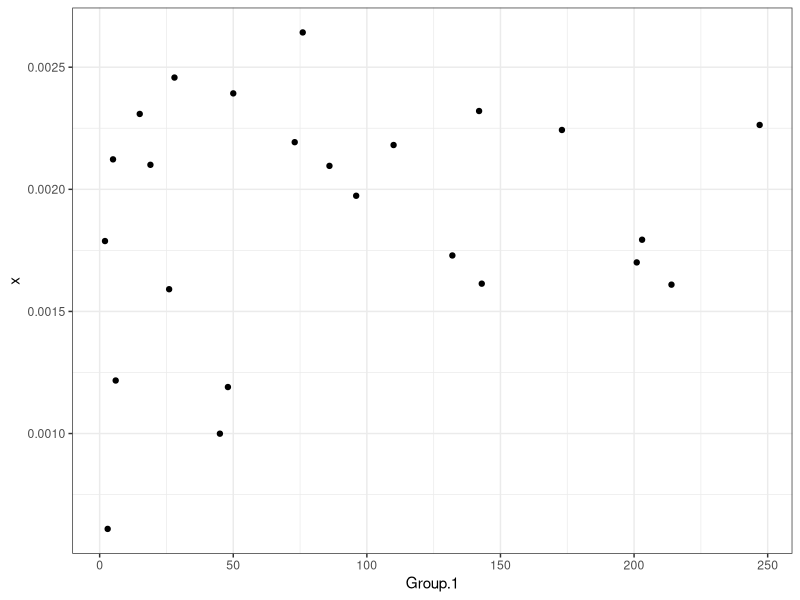

R code for this plot: (Note: this script raises an error after producing the figure.)
## ---- chunk 1
library(chron)

females = read.csv("MA_Exer_PikesPeak_Females.txt",sep = "\t",fill=TRUE)
males = read.csv("MA_Exer_PikesPeak_Males.txt",sep = "\t",fill=TRUE)

#clean up female gun times
females$Hometown = ifelse(!(substring(females$Gun.Tim, 1,1) %in% c(0:9)), paste0(females$Hometown, substring(females$Gun.Tim, 1,1)),females$Hometown)
females$Gun.Tim = ifelse(!(substring(females$Gun.Tim, 1,1) %in% c(0:9)), trimws(substring(females$Gun.Tim, 2,nchar(females$Gun.Tim))),females$Gun.Tim)

#combine data
females$Gender = "Female"
males$Gender = "Male"
runners = rbind(females, males)

# clean up net times
runners$Net.Tim = trimws(runners$Net.Tim)
runners$Net.Tim = ifelse(!(substring(runners$Net.Tim, nchar(runners$Net.Tim),nchar(runners$Net.Tim)) %in% c(0:9)), substring(runners$Net.Tim, 1,nchar(runners$Net.Tim)-1),runners$Net.Tim)
runners$Net.Tim = times(ifelse(nchar(runners$Net.Tim) < 7, paste0("00:",runners$Net.Tim), paste0("0",runners$Net.Tim)))

#clean up gun times
runners$Gun.Tim = times(ifelse(nchar(runners$Gun.Tim) < 7, paste0("00:",runners$Gun.Tim), paste0("0",runners$Gun.Tim)))

#clean up pace times
runners$Pace = times(ifelse(nchar(runners$Pace) < 5, paste0("00:0",runners$Pace), paste0("00:",runners$Pace)))

#calculate division
#runners$Division = sub(".*/", "", runners$Div.Tot) 
#apparently Div.Tot is wildly inaccurate, so calculate it based on the age instead
calc_division = function(age, gender) {
  if (is.na(age) || age < 1 || age == "" || age == "NA") {return(NA)}
  if (age <= 14) {return(paste0(gender,"0-14"))}
  if (age <= 19) {return(paste0(gender,"15-19"))}
  return(paste0(gender, substr(age, 1, 1), "0-", substr(age, 1, 1), "9"))
}
runners[runners$Gender == "Female",]$Division = sapply(runners[runners$Gender == "Female",]$Ag, calc_division, "F")
runners[runners$Gender == "Male",]$Division = sapply(runners[runners$Gender == "Male",]$Ag, calc_division, "M")

## ---- chunk 2
library(magrittr)
library(dplyr)
library(kableExtra)

get_mode = function(x) {
   uniqv <- unique(x)
   uniqv[which.max(tabulate(match(x, uniqv)))]
}

summarize = runners %>% 
  group_by(Gender) %>% 
  summarize(Mean = mean(Net.Tim), Median = median(Net.Tim), Mode = get_mode(Net.Tim), Min = min(Net.Tim), Max=max(Net.Tim), Range =max(Net.Tim)-min(Net.Tim), .groups = "drop_last")

summarize %>% 
  kbl(caption = "Summary of Race Results by Gender") %>%
  kable_classic(html_font = "Cambria")
## ---- chunk 3
library(tidyverse)
#exploration
runners$Dif.Tim = runners$Gun.Tim - runners$Net.Tim
summary(runners$Dif.Tim)
print(aggregate(runners$Dif.Tim, list(runners$Gender), mean)) #females had closer times on average
#number of people in the group does not appear to matter
ggplot(aggregate(runners$Dif.Tim, list(as.integer(sub(".*/", 0, runners$Div.Tot))), mean), aes(x=Group.1, y=x)) +
  geom_point() +
  theme_bw()
aggregate(runners$Dif.Tim, list(runners$Division), mean)

#output results
timediff = runners %>% 
  group_by(Gender) %>% 
  summarize(Mean = mean(Dif.Tim), Median = median(Dif.Tim), Min = min(Dif.Tim), Max=max(Dif.Tim), .groups = "drop_last")
timediff = timediff %>% add_row(Gender = "Combined", Mean = mean(runners$Dif.Tim), Median = median(runners$Dif.Tim), Min = min(runners$Dif.Tim), Max=max(runners$Dif.Tim))

timediff %>% 
  kbl(caption = "Difference between Gun and Net Time") %>%
  kable_classic(html_font = "Cambria")

## ---- chunk 4
library(ggplot2)
library("ggrepel")

name ="Chris Doe"
individual = runners[runners$Name == name,]
div = runners[runners$Division == individual$Division,]
div_10percentile = quantile(div$Net.Tim, c(.10), na.rm = TRUE)

mnt <- seq(30, 100, 10)
ggplot(data = div, aes(x=Place, y=Net.Tim)) + 
  geom_point(color = "grey") + 
  geom_point(data = individual, color = "blue", size = 2.5) +
  geom_text_repel(data = individual, aes(label = Name), size = 3.5, point.padding = unit(0.3, "lines")) +
  geom_hline(yintercept = div_10percentile, linetype="dashed") +
  annotate(geom="text", x=1225, y=div_10percentile+.001, size = 3, label="10th Percentile") +
  labs(x = 'Place', y = "Net Time (Min)", title = sprintf("%s Division Race Results", individual$Division), subtitle = sprintf("%s was %s away from the top 10 percentile of racers in his division (%s) with a time of %s.", name, individual$Net.Tim-div_10percentile, div_10percentile, individual$Net.Tim)) +
  scale_y_continuous(breaks = mnt/(24*60), labels = sprintf("%02d:00", mnt)) + #in chron a day is 1 so one hour is 1/24
  theme_bw() +
  theme(plot.subtitle = element_text(size = 9))
## ---- chunk 5
library(formattable)
divsummary = runners %>% 
  filter(!is.na(Division)) %>%
  group_by(Gender, Division) %>% 
  summarize(Count = n(), Average = mean(Net.Tim), Minimum = min(Net.Tim), Maximum=max(Net.Tim), "Best Place"=min(Place), .groups = "drop_last")

unit.scale = function(x) (x - min(x)) / (max(x) - min(x))
formattable(divsummary,
            align =c("l","l","r","r","r","r","r"),
            list(Division = formatter("span", style = ~ style(font.weight = "bold", color = ifelse(`Gender` == "Female", "grey", "black"))),
                 Gender = FALSE,
                 Average = color_bar(color="lightblue", unit.scale),
                 `Best Place` = formatter("span", x ~ icontext(ifelse(x == 1, "star", " "), x)))
)

ggplot(divsummary, fill=Gender) + 
  geom_segment(aes(x=Division, xend=Division, y=Minimum, yend=Maximum, color=Gender), size = 3) +
  geom_point(aes(x=Division, y = Average), size = 2) +
  labs(x = 'Division', y = "Net Time (Min)", title = "Race Results by Division", subtitle = "Average and Range of Net Time broken down by Division") +
  scale_y_continuous(breaks = mnt/(24*60), labels = sprintf("%02d:00", mnt)) + #in chron a day is 1 so one hour is 1/24
  theme_bw() +
  theme(axis.text.x=element_text(angle=90))
